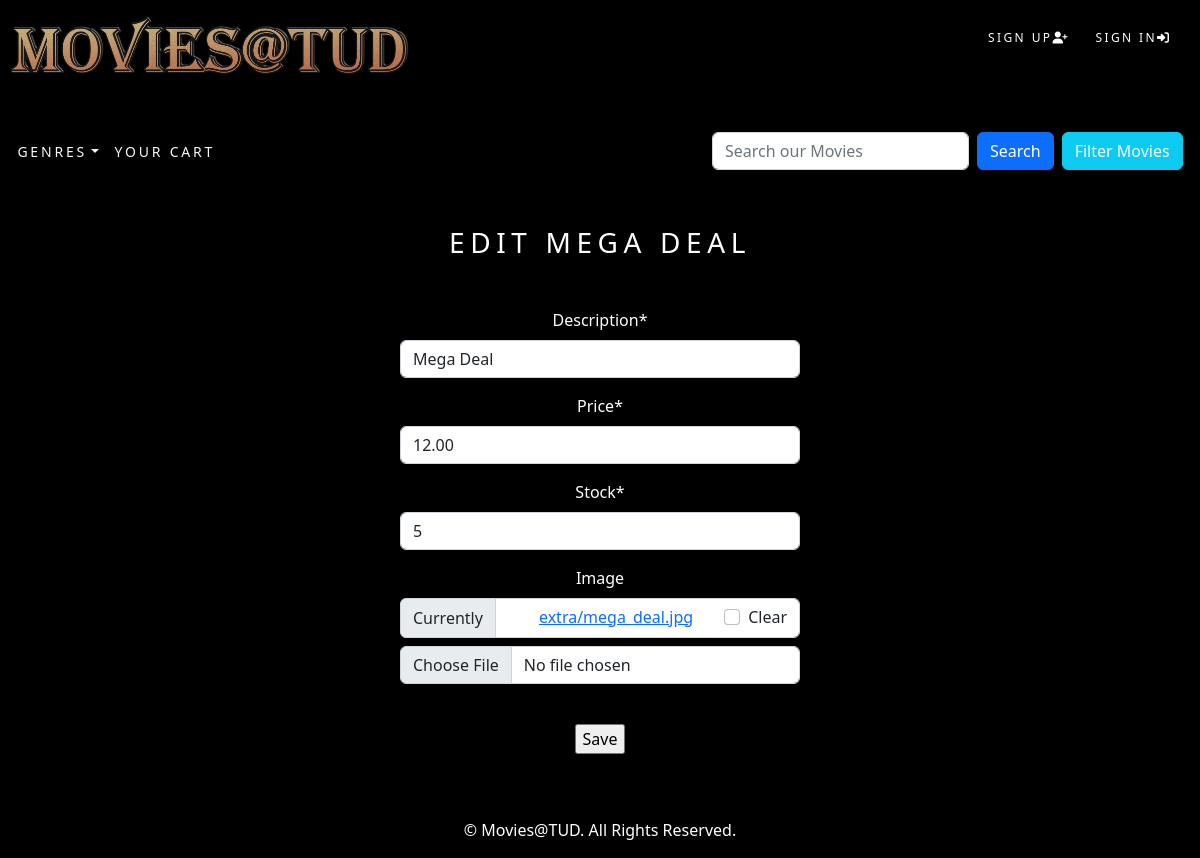
Screenshot of /extras/a7453bf0-1fef-4e12-8672-81d9e9e00d01/edit with the database file from the repository.
### extras/models.py (models this page shows, shortened)
class Extra(models.Model):
    id = models.UUIDField(
        primary_key=True,
        default=uuid.uuid4,
        editable=False)
    description = models.CharField(max_length=100)
    price = models.DecimalField(max_digits=10, decimal_places=2)
    stock = models.IntegerField()
    image = models.ImageField(upload_to = 'extra', blank=True)
    class Meta:
        ordering = ('-price','description',)
        verbose_name = 'extra'
        verbose_name_plural = 'extras'

### extras/views.py (the view)
# urls.py: path('<uuid:pk>/edit', ExtraUpdateView.as_view(), name='extra_edit'),
class ExtraUpdateView(UpdateView):
    model = Extra
    fields = ('description', 'price', 'stock', 'image')
    template_name = 'extra_edit.html'

### cart/context_processors.py (called while the page is built)
def counter(request):
    item_count = 0
    if 'admin' in request.path:
        return {}
    else:
        try:
            cart = Cart.objects.filter(cart_id=_cart_id(request))
            cart_items = MovieCartItem.objects.all().filter(cart=cart[:1])
            for cart_item in cart_items:
                item_count += cart_item.numSeats
            cart_items = ExtraCartItem.objects.all().filter(cart=cart[:1])
            for cart_item in cart_items:
                item_count += cart_item.quantity
        except Cart.DoesNotExist:
            item_count = 0
    return {'item_count':item_count}

### cart/views.py (called while the page is built)
def _cart_id(request):
    cart = request.session.session_key
    if not cart:
        cart = request.session.create()
    return cart

### cinema/context_processors.py (called while the page is built)
def menu_links(request):
    links = Category.objects.all()
    return {'links':links}

### cinema/models.py (called while the page is built)
    def get_absolute_url(self):
        return reverse('cinema:products_by_category', args=[self.id])

### extras/templates/extra_edit.html (shortened to what this page needs)
{% extends 'base.html' %}
{% load crispy_forms_tags %}
{% block content %}
<div class="container mt-4">
    <br>
    <div class="text-center">
        <h1 class="mb-5 my_title fs-3">Edit {{extra.description}}</h1>
        <form action="" method="post" enctype="multipart/form-data" class="m-auto" style="width: 400px;">{% csrf_token %}
            <p>{{ form | crispy }}</p>
            <br>
            <input type="submit" value="Save">
        </form>
        <br><br>
        {% endblock content %}

### static/css/custom.css (style rules this page uses)
.my_title { font-size: 16px; text-transform: uppercase; letter-spacing: .2em; }

### cinema/templates/base.html (style rules this page uses)
body { background-color: black; color: white; }

### rows the page displays
Extra: description "MEGA DEAL", description "Mega Deal", price "12.00", stock "5"
